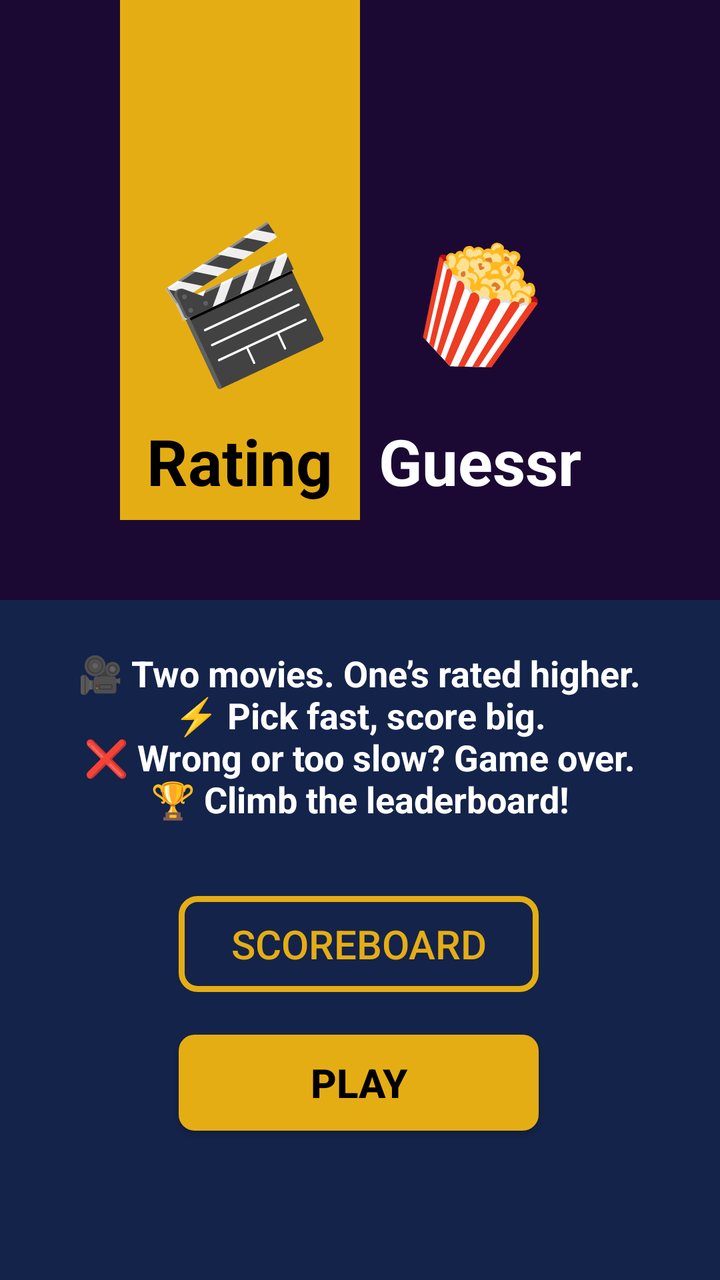
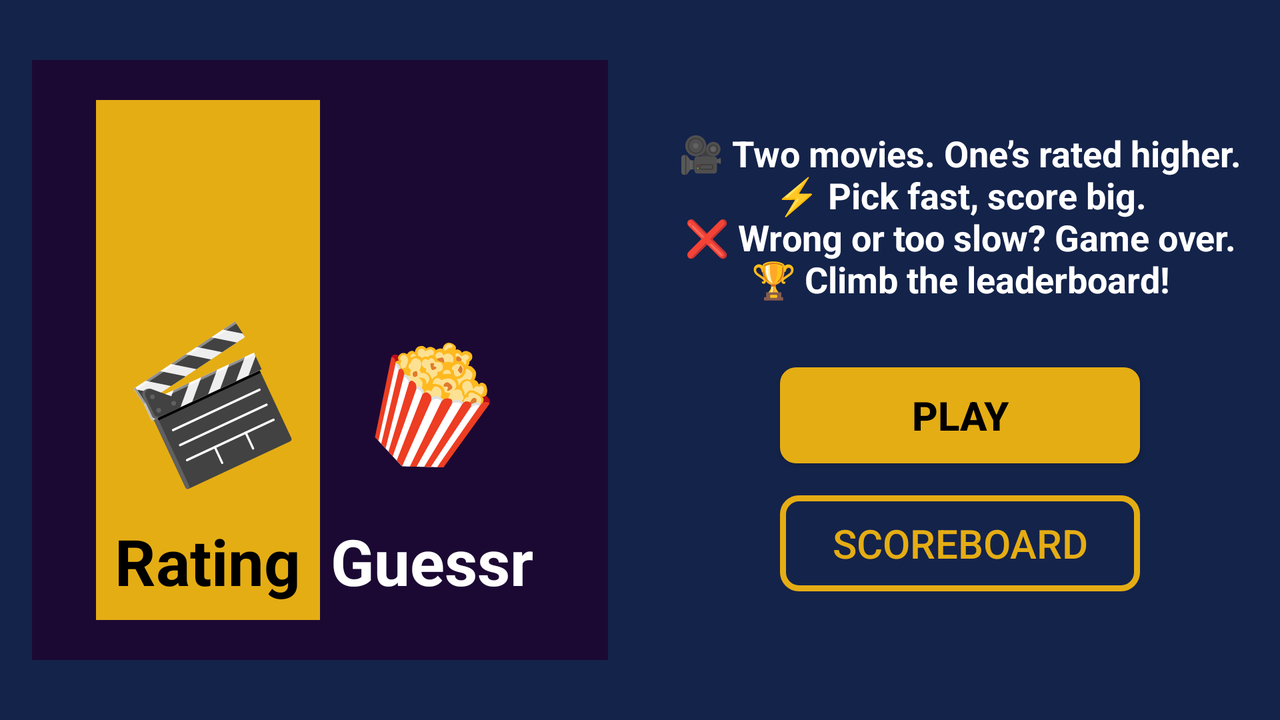

One screen, two layout resources from the same app: the default and the author's alternative for another configuration. Each is rendered where Android would select it; the XML of both is given below.
<!-- AndroidManifest.xml: application theme Theme.RatingGuessr -->
<!-- res/layout/fragment_intro.xml -->
<androidx.constraintlayout.widget.ConstraintLayout xmlns:android="http://schemas.android.com/apk/res/android"
    xmlns:app="http://schemas.android.com/apk/res-auto"
    xmlns:tools="http://schemas.android.com/tools"
    android:orientation="vertical"
    android:gravity="center"
    android:layout_width="match_parent"
    android:layout_height="match_parent"
    android:background="#14234A"
    tools:context=".GameFragment">

    <LinearLayout
        android:id="@+id/top_boxes"
        android:layout_width="match_parent"
        android:layout_height="300dp"
        android:background="#1B0934"
        android:orientation="horizontal"
        android:paddingLeft="60dp"
        android:paddingRight="60dp"
        app:layout_constraintEnd_toEndOf="parent"
        app:layout_constraintStart_toStartOf="parent"
        app:layout_constraintTop_toTopOf="parent">

        <FrameLayout
            android:id="@+id/left_box"
            android:layout_width="0dp"
            android:layout_height="260dp"
            android:layout_weight="1"
            android:background="#E5AD14">

            <TextView
                android:id="@+id/clapboard_emoji"
                android:layout_width="wrap_content"
                android:layout_height="wrap_content"
                android:layout_gravity="center_horizontal"
                android:layout_marginTop="110dp"
                android:rotation="-25"
                android:text="@string/clapboard"
                android:textColor="#000000"
                android:textSize="60sp" />

            <TextView
                android:id="@+id/left_text"
                android:layout_width="wrap_content"
                android:layout_height="wrap_content"
                android:layout_gravity="bottom|center_horizontal"
                android:paddingBottom="8dp"
                android:text="Rating"
                android:textColor="#000000"
                android:textSize="32sp"
                android:textStyle="bold" />
        </FrameLayout>

        <FrameLayout
            android:id="@+id/right_box"
            android:layout_width="0dp"
            android:layout_height="260dp"
            android:layout_weight="1"
            android:background="@android:color/transparent">

            <TextView
                android:id="@+id/popcorn_emoji"
                android:layout_width="wrap_content"
                android:layout_height="wrap_content"
                android:layout_gravity="center_horizontal"
                android:layout_marginTop="110dp"
                android:layout_marginBottom="8dp"
                android:rotation="25"
                android:text="@string/popcorn"
                android:textColor="#FFFFFF"
                android:textSize="60sp" />

            <TextView
                android:id="@+id/right_text"
                android:layout_width="wrap_content"
                android:layout_height="wrap_content"
                android:layout_gravity="bottom|center_horizontal"
                android:paddingBottom="8dp"
                android:text="Guessr"
                android:textColor="#FFFFFF"
                android:textSize="32sp"
                android:textStyle="bold" />
        </FrameLayout>
    </LinearLayout>

    <TextView
        android:id="@+id/textView"
        android:layout_width="300dp"
        android:layout_height="160dp"
        android:layout_marginTop="32dp"
        android:gravity="center"
        android:text="@string/motivation"
        android:textColor="#FFFFFF"
        android:textSize="18sp"
        android:textStyle="bold"
        app:layout_constraintEnd_toEndOf="parent"
        app:layout_constraintHorizontal_bias="0.495"
        app:layout_constraintStart_toStartOf="parent"
        app:layout_constraintTop_toBottomOf="@+id/top_boxes"
        app:layout_constraintBottom_toTopOf="@id/highscores_button"/>

    <Button
        android:id="@+id/play_button"
        style="@style/MainButton"
        android:layout_width="180dp"
        android:layout_height="wrap_content"
        android:text="Play"
        app:layout_constraintBottom_toBottomOf="parent"
        app:layout_constraintEnd_toEndOf="parent"
        app:layout_constraintHorizontal_bias="0.497"
        app:layout_constraintStart_toStartOf="parent"
        app:layout_constraintTop_toBottomOf="@+id/highscores_button"
        app:layout_constraintVertical_bias="0.221" />

    <Button
        android:id="@+id/highscores_button"
        android:layout_width="180dp"
        android:layout_height="wrap_content"
        android:layout_marginBottom="188dp"
        android:background="@drawable/button_highlighter"
        android:text="Scoreboard"
        android:textColor="#E5AD14"
        android:textSize="20sp"
        app:layout_constraintBottom_toBottomOf="parent"
        app:layout_constraintEnd_toEndOf="parent"
        app:layout_constraintHorizontal_bias="0.497"
        app:layout_constraintStart_toStartOf="parent"
        app:layout_constraintTop_toBottomOf="@+id/textView"
        app:layout_constraintVertical_bias="1.0" />

</androidx.constraintlayout.widget.ConstraintLayout>
<!-- resources referenced by this layout -->
<resources>
  <!-- drawable button_highlighter (drawable) -->
  <?xml version="1.0" encoding="utf-8"?>
  <shape xmlns:android="http://schemas.android.com/apk/res/android"
      android:shape="rectangle">
  
      <solid android:color="@android:color/transparent" />
  
      <stroke
          android:width="3dp"
          android:color="#E5AD14" />
  
      <corners android:radius="8dp" />
  </shape>
  <string name="clapboard">🎬</string>
  <string name="motivation">🎥 Two movies. One’s rated higher.\n⚡ Pick fast, score big.\n❌ Wrong or too slow? Game over.\n🏆 Climb the leaderboard!</string>
  <string name="popcorn">🍿</string>
  <style name="MainButton">
          <item name="android:layout_height">40dp</item>
          <item name="android:layout_width">wrap_content</item>
          <item name="android:background">@drawable/rounded_button_background_yellow</item>
          <item name="android:paddingStart">30dp</item>
          <item name="android:paddingTop">0dp</item>
          <item name="android:paddingEnd">30dp</item>
          <item name="android:paddingBottom">0dp</item>
          <item name="android:textColor">@color/black</item>
          <item name="android:textSize">20sp</item>
          <item name="android:textStyle">bold</item>
      </style>
  <!-- from res/values-v23/ -->
  <style name="Theme.RatingGuessr" parent="Base.Theme.RatingGuessr">
      
      <item name="android:navigationBarColor">@android:color/transparent</item>
      <item name="android:statusBarColor">@android:color/transparent</item>
      <item name="android:windowLightStatusBar">?attr/isLightTheme</item>
    </style>
  <!-- drawable rounded_button_background_yellow (drawable) -->
  <shape xmlns:android="http://schemas.android.com/apk/res/android"
      android:shape="rectangle">
      <solid android:color="@color/RatingGuessr_ButtonYellow" />
      <corners android:radius="8dp" />
  </shape>
  <color name="black">#FF000000</color>
  <style name="Base.Theme.RatingGuessr" parent="Theme.Material3.DayNight.NoActionBar">
          <item name="colorPrimary">@color/RatingGuessr_ButtonYellow</item>
          <item name="colorAccent">@color/RatingGuessr_Purple</item>
      </style>
  <color name="RatingGuessr_ButtonYellow">#E5AD14</color>
  <color name="RatingGuessr_Purple">#1B0934</color>
</resources>
<!-- res/layout-land/fragment_intro.xml (the author's variant of the layout above) -->
<!-- drawn on the phone turned sideways -->
<androidx.constraintlayout.widget.ConstraintLayout xmlns:android="http://schemas.android.com/apk/res/android"
    xmlns:app="http://schemas.android.com/apk/res-auto"
    xmlns:tools="http://schemas.android.com/tools"
    android:layout_width="match_parent"
    android:layout_height="match_parent"
    android:background="#14234A"
    tools:context=".IntroFragment">

    
    <androidx.constraintlayout.widget.Guideline
        android:id="@+id/vertical_guideline"
        android:layout_width="wrap_content"
        android:layout_height="wrap_content"
        android:orientation="vertical"
        app:layout_constraintGuide_percent="0.5" />

    
    <LinearLayout
        android:id="@+id/top_boxes"
        android:layout_width="0dp"
        android:layout_height="300dp"
        android:orientation="horizontal"
        android:background="#1B0934"
        android:paddingLeft="32dp"
        android:paddingRight="32dp"
        app:layout_constraintStart_toStartOf="parent"
        app:layout_constraintEnd_toStartOf="@id/vertical_guideline"
        app:layout_constraintTop_toTopOf="parent"
        app:layout_constraintBottom_toBottomOf="parent"
        android:layout_margin="16dp"
        android:gravity="center_vertical">

        <FrameLayout
            android:id="@+id/left_box"
            android:layout_width="0dp"
            android:layout_height="260dp"
            android:layout_weight="1"
            android:background="#E5AD14">

            <TextView
                android:id="@+id/clapboard_emoji"
                android:layout_width="wrap_content"
                android:layout_height="wrap_content"
                android:layout_gravity="center_horizontal"
                android:layout_marginTop="110dp"
                android:rotation="-25"
                android:text="@string/clapboard"
                android:textColor="#000000"
                android:textSize="60sp" />

            <TextView
                android:id="@+id/left_text"
                android:layout_width="wrap_content"
                android:layout_height="wrap_content"
                android:layout_gravity="bottom|center_horizontal"
                android:paddingBottom="8dp"
                android:text="Rating"
                android:textColor="#000000"
                android:textSize="32sp"
                android:textStyle="bold" />
        </FrameLayout>

        <FrameLayout
            android:id="@+id/right_box"
            android:layout_width="0dp"
            android:layout_height="260dp"
            android:layout_weight="1"
            android:background="@android:color/transparent">

            <TextView
                android:id="@+id/popcorn_emoji"
                android:layout_width="wrap_content"
                android:layout_height="wrap_content"
                android:layout_gravity="center_horizontal"
                android:layout_marginTop="110dp"
                android:rotation="25"
                android:text="@string/popcorn"
                android:textColor="#FFFFFF"
                android:textSize="60sp" />

            <TextView
                android:id="@+id/right_text"
                android:layout_width="wrap_content"
                android:layout_height="wrap_content"
                android:layout_gravity="bottom|center_horizontal"
                android:paddingBottom="8dp"
                android:text="Guessr"
                android:textColor="#FFFFFF"
                android:textSize="32sp"
                android:textStyle="bold" />
        </FrameLayout>
    </LinearLayout>

    
    <LinearLayout
        android:id="@+id/right_section"
        android:layout_width="0dp"
        android:layout_height="wrap_content"
        android:orientation="vertical"
        app:layout_constraintStart_toEndOf="@id/vertical_guideline"
        app:layout_constraintEnd_toEndOf="parent"
        app:layout_constraintTop_toTopOf="parent"
        app:layout_constraintBottom_toBottomOf="parent"
        android:gravity="center"
        android:layout_margin="16dp">

        <TextView
            android:id="@+id/textView"
            android:layout_width="300dp"
            android:layout_height="wrap_content"
            android:layout_marginBottom="32dp"
            android:gravity="center"
            android:text="@string/motivation"
            android:textColor="#FFFFFF"
            android:textSize="18sp"
            android:textStyle="bold" />

        <Button
            android:id="@+id/play_button"
            style="@style/MainButton"
            android:layout_width="180dp"
            android:layout_height="wrap_content"
            android:layout_marginBottom="16dp"
            android:text="Play" />

        <Button
            android:id="@+id/highscores_button"
            android:layout_width="180dp"
            android:layout_height="wrap_content"
            android:background="@drawable/button_highlighter"
            android:text="Scoreboard"
            android:textColor="#E5AD14"
            android:textSize="20sp" />
    </LinearLayout>

</androidx.constraintlayout.widget.ConstraintLayout>
